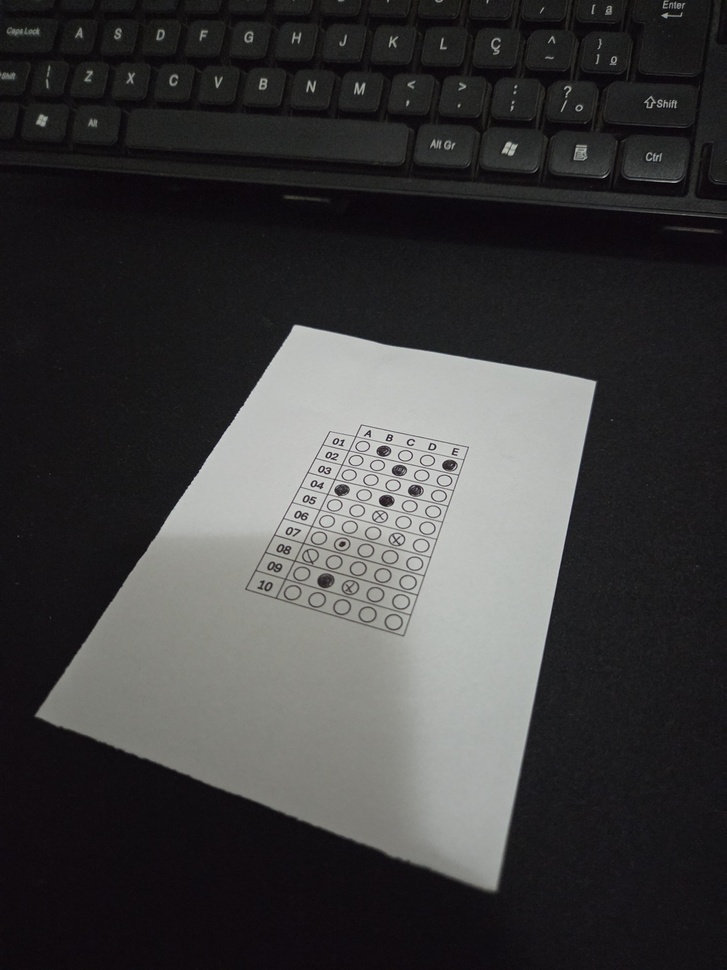
#> input picture data/debug/errado_1_01_original.jpg, 727 x 970 px, shrunk from 3000 x 4000 before the run; its folder holds only this picture in this run
$ python -i preprocessing.py   (imports and definitions only)
#> lines starting #> are read from the running program, lines starting #| are printed output that depends on the picture; after the words box and inside, x2 and y2 are one past the last pixel; in counts of white or black regions, pixels touching at a corner belong together
#> further down, picture is the input picture: shape (970, 727, 3); mean B, G, R 61.5, 61.1, 61.8
"""
preprocessing.py — Conversão para tons de cinza, correção de iluminação e limiarização.

Técnicas aplicadas:
  - Conversão RGB → Grayscale
  - CLAHE (Contrast Limited Adaptive Histogram Equalization) para corrigir
    variações de iluminação não-uniforme
  - Limiarização adaptativa de Otsu ou adaptativa por bloco como alternativa
"""

import cv2
import numpy as np


def to_grayscale(image: np.ndarray) -> np.ndarray:
    """Converte imagem BGR para tons de cinza."""
    return cv2.cvtColor(image, cv2.COLOR_BGR2GRAY)


def apply_clahe(gray: np.ndarray, clip_limit: float = 2.0, tile_size: int = 8) -> np.ndarray:
    """
    Aplica CLAHE (Contrast Limited Adaptive Histogram Equalization).

    Corrige iluminação não-uniforme causada por sombras, flash ou ângulo de câmera.
    O parâmetro clip_limit controla o nível de amplificação de contraste.
    """
#> called with clip_limit = 2, tile_size = 8
    clahe = cv2.createCLAHE(clipLimit=clip_limit, tileGridSize=(tile_size, tile_size))
    return clahe.apply(gray)
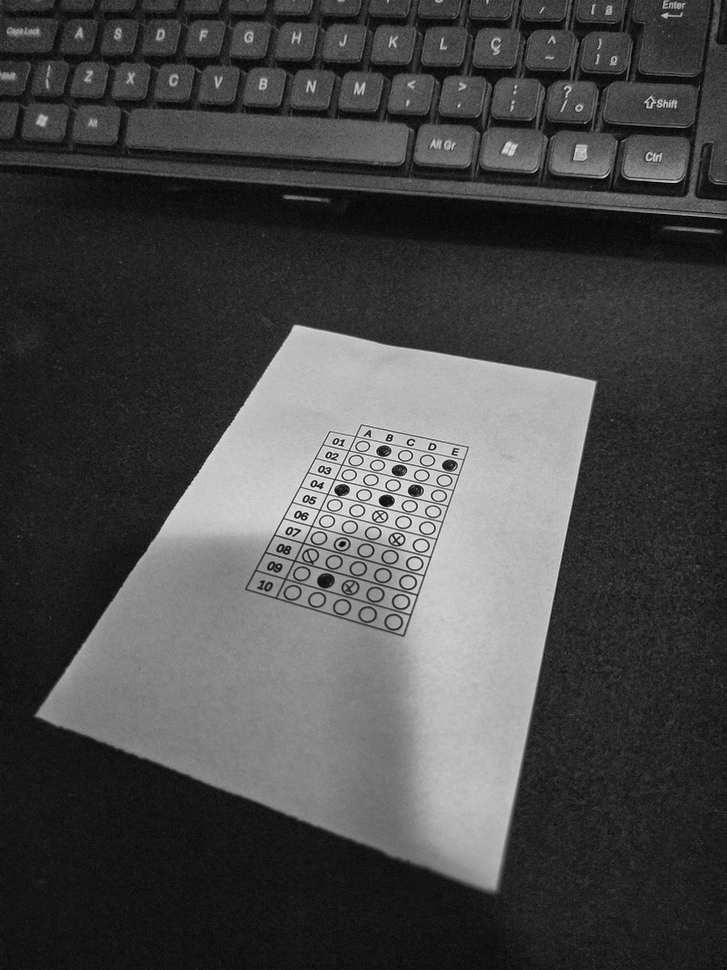
#> returned value: shape (970, 727); min 1, max 241, mean 73.1


def apply_gaussian_blur(gray: np.ndarray, kernel_size: int = 5) -> np.ndarray:
    """Aplica suavização gaussiana para reduzir ruído antes da detecção de bordas."""
#> called with kernel_size = 5
    # kernel_size deve ser ímpar
    k = kernel_size if kernel_size % 2 == 1 else kernel_size + 1
    return cv2.GaussianBlur(gray, (k, k), 0)


def apply_threshold(gray: np.ndarray, method: str = "otsu", block_size: int = 151) -> np.ndarray:
    """
    Aplica limiarização à imagem.

    Args:
        gray:   imagem em tons de cinza.
        method: 'otsu'     — limiarização global de Otsu (boa para iluminação uniforme)
                'adaptive' — limiarização adaptativa por bloco (robusta para variações locais)

    Returns:
        Imagem binarizada (pixels brancos = fundo, pretos = tinta).
    """
    if method == "adaptive":
        # Um block_size gigante evita que objetos sólidos grandes fiquem vazados (hollow effect)
        # O tamanho deve ser maior que o diâmetro da maior bolha preenchida
        return cv2.adaptiveThreshold(
            gray, 255,
            cv2.ADAPTIVE_THRESH_GAUSSIAN_C,
            cv2.THRESH_BINARY_INV,
            blockSize=block_size,
            C=10,
        )
    else:  # otsu
        _, binary = cv2.threshold(gray, 0, 255, cv2.THRESH_BINARY_INV + cv2.THRESH_OTSU)
        return binary


def preprocess_for_contour_detection(image: np.ndarray, use_markers: bool = False) -> tuple[np.ndarray, np.ndarray, np.ndarray]:
    """
    Pipeline completo de pré-processamento voltado para detecção geométrica.

    Se use_markers=True, foca em detectar retângulos pretos pequenos sobre o papel.
    Se use_markers=False, foca em fundir a folha inteira numa única grande mancha branca (ou bordas contínuas).
    """
    gray = to_grayscale(image)
    enhanced = apply_clahe(gray)
    blurred = apply_gaussian_blur(enhanced, kernel_size=5)

    if use_markers:
        # Detecção das marcações pretas (fiducials) usando threshold adaptativo
        block_size = 51
        binary = cv2.adaptiveThreshold(
            blurred, 255,
            cv2.ADAPTIVE_THRESH_GAUSSIAN_C,
            cv2.THRESH_BINARY_INV,
            blockSize=block_size, C=15
        )
        kernel = cv2.getStructuringElement(cv2.MORPH_RECT, (3, 3))
        edges = cv2.morphologyEx(binary, cv2.MORPH_OPEN, kernel, iterations=1)
    else:
        # Detecção do "branco" da folha inteira usando Canny clássico
        # A detecção de bordas funciona melhor que threshold negativo dependendo do contraste
        edges = cv2.Canny(blurred, 30, 100)
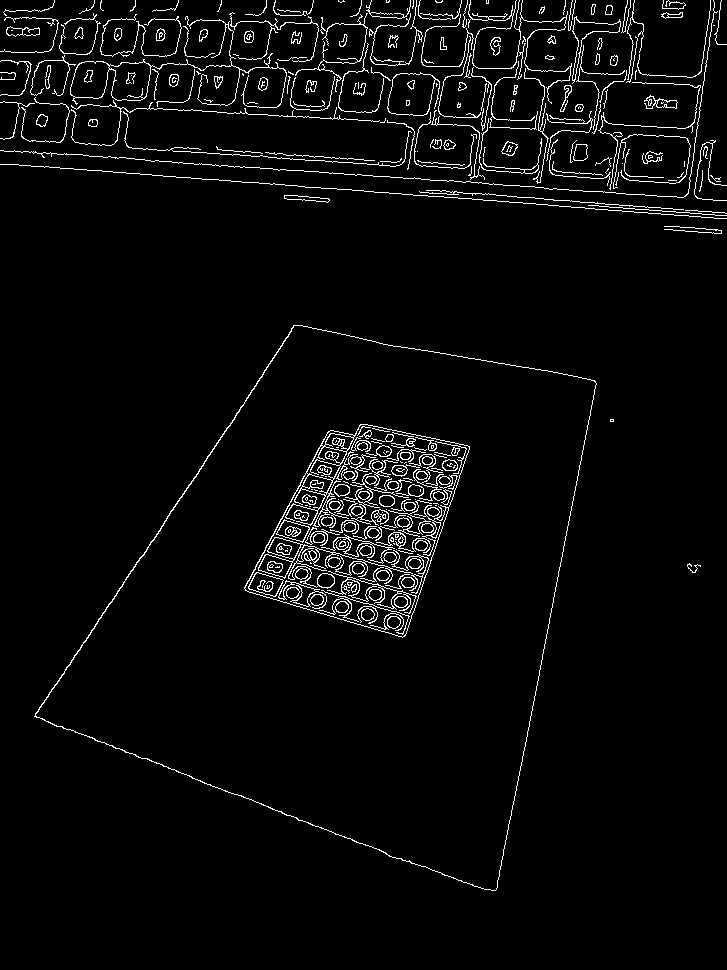
#> edges: shape (970, 727); 3.6% white in thin lines or dots
        kernel = cv2.getStructuringElement(cv2.MORPH_RECT, (5, 5))
        edges = cv2.dilate(edges, kernel, iterations=2)
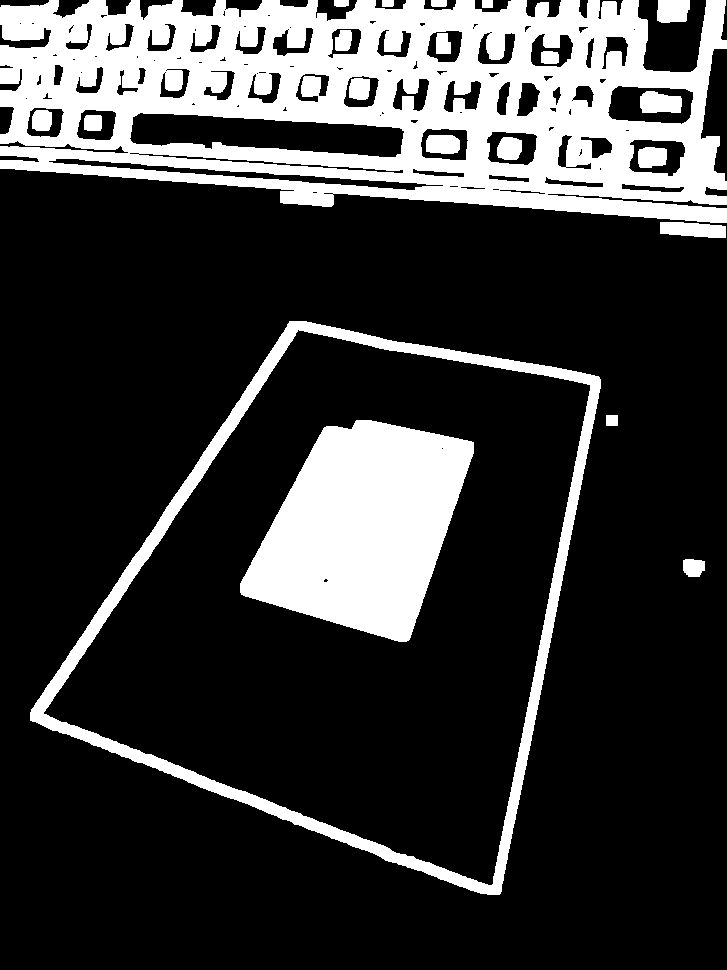
#> edges: shape (970, 727); 22.6% white; 21 white regions, largest, box (x1, y1, x2, y2) and area: (0, 0, 727, 223) 98907, (240, 420, 474, 642) 33511, (30, 321, 601, 895) 20002
        edges = cv2.erode(edges, kernel, iterations=1)
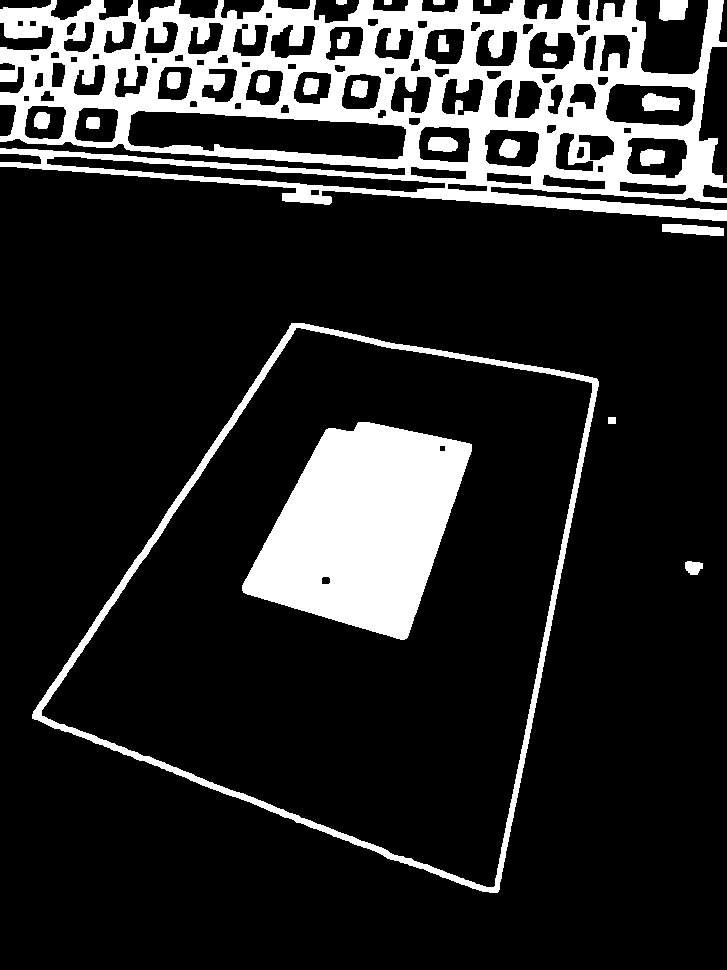
#> edges: shape (970, 727); 17% white; 24 white regions, largest, box (x1, y1, x2, y2) and area: (0, 0, 727, 221) 72435, (242, 422, 472, 640) 31623, (32, 323, 599, 893) 11018

    return gray, enhanced, edges


def preprocess_warped_for_bubbles(warped_gray: np.ndarray) -> np.ndarray:
    """
    Pré-processamento aplicado à imagem já corrigida perspectivamente,
    voltado para a análise das bolhas.

    Retorna imagem binarizada onde pixels pretos indicam preenchimento.
    """
    enhanced = apply_clahe(warped_gray, clip_limit=3.0, tile_size=8)
    blurred = apply_gaussian_blur(enhanced, kernel_size=3)
    # block_size de 151 garante que uma bolha sólida não fique "vazada" por dentro
    binary = apply_threshold(blurred, method="adaptive", block_size=151)
    return binary

>>> import cv2
>>> picture = cv2.imread('../data/debug/errado_1_01_original.jpg')
>>> result = preprocess_for_contour_detection(picture)
